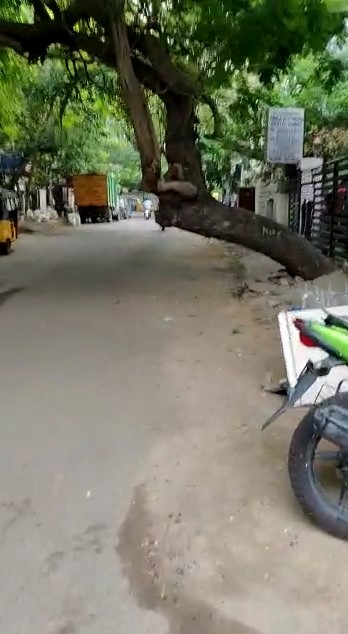
#> input picture test.jpg, 348 x 634 px
$ python -i kinectv1.py   (imports and definitions only)
#> lines starting #> are read from the running program, lines starting #| are printed output that depends on the picture; after the words box and inside, x2 and y2 are one past the last pixel; in counts of white or black regions, pixels touching at a corner belong together
import freenect
import cv2
import numpy as np

def get_vid():
	array, _ = freenect.sync_get_video()
	array = cv2.cvtColor(array, cv2.COLOR_RGB2BGR)
	return array

def get_depth():
	array, _ = freenect.sync_get_depth()
	array = array.astype(np.uint8)
	return array

def watershed(frame):
	ret, thresh = cv2.threshold(frame, 0, 255, cv2.THRESH_BINARY_INV+cv2.THRESH_OTSU)
	kernel = np.ones((3,3), np.uint8)
	opening = cv2.morphologyEx(thresh, cv2.MORPH_OPEN, kernel, iterations = 2)

	sure_bg = cv2.dilate(opening, kernel, iterations=3)

	dist_transform = cv2.distanceTransform(opening, cv2.DIST_L2,5)
	ret, sure_fg=cv2.threshold(dist_transform,0.7*dist_transform.max(),255,0)

	sure_fg=np.uint8(sure_fg)
	unknown=cv2.subtract(sure_bg,sure_fg)

	ret, markers=cv2.connectedComponents(sure_fg)

	markers=markers+1

	markers[unknown==255]=0

	#markers=cv2.watershed(frame,markers)
	#frame[markers==-1]=[255,0,0]

	return thresh


def agt(frame):
	th1=cv2.adaptiveThreshold(frame, 255, cv2.ADAPTIVE_THRESH_GAUSSIAN_C, \
	cv2.THRESH_BINARY ,11,2)
	return th1


# [11 lines not run here, left out]

>>> import cv2
>>> picture = cv2.imread('../test.jpg', cv2.IMREAD_GRAYSCALE)
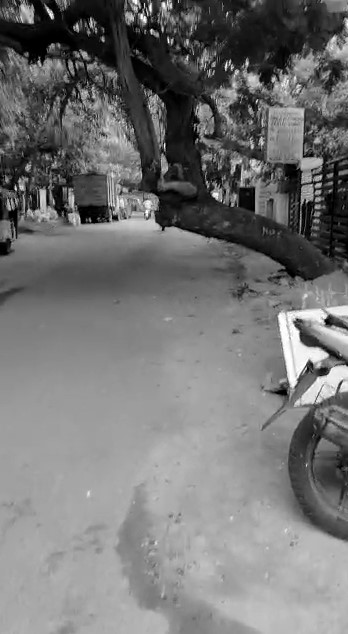
#> picture: shape (634, 348); min 0, max 255, mean 116.5
>>> result = watershed(picture)
#> in watershed, `ret, thresh = cv2.threshold(frame, 0, 255, cv2.THRESH_BINARY_INV+cv2.T..`:
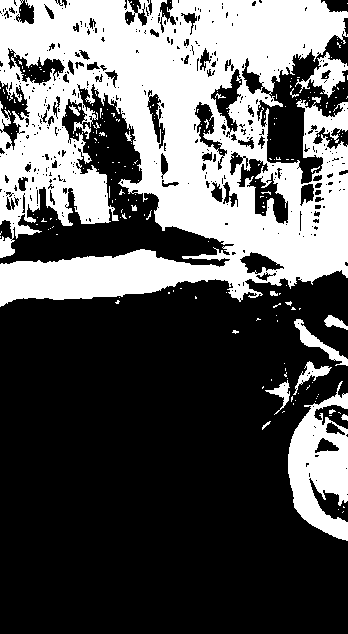
#> thresh: shape (634, 348); 35.4% white; 221 white regions (203 under 20 px), largest, box (x1, y1, x2, y2) and area: (0, 0, 348, 307) 69443, (288, 381, 348, 541) 5473, (295, 52, 348, 98) 895
#> in watershed, `ret, thresh = cv2.threshold(frame, 0, 255, cv2.THRESH_BINARY_INV+cv2.T..`: ret = 101
#> in watershed, `opening = cv2.morphologyEx(thresh, cv2.MORPH_OPEN, kernel, iterations ..`: opening: shape (634, 348); 31.5% white; 40 white regions (3 under 20 px), largest, box (x1, y1, x2, y2) and area: (0, 0, 348, 306) 59066, (288, 409, 348, 540) 4906, (230, 85, 271, 124) 773
#> in watershed, `sure_bg = cv2.dilate(opening, kernel, iterations=3)`: sure_bg: shape (634, 348); 41.3% white; 8 white regions, largest, box (x1, y1, x2, y2) and area: (0, 0, 348, 309) 80478, (285, 391, 348, 543) 6955, (299, 57, 348, 95) 1247
#> in watershed, `dist_transform = cv2.distanceTransform(opening, cv2.DIST_L2,5)`:
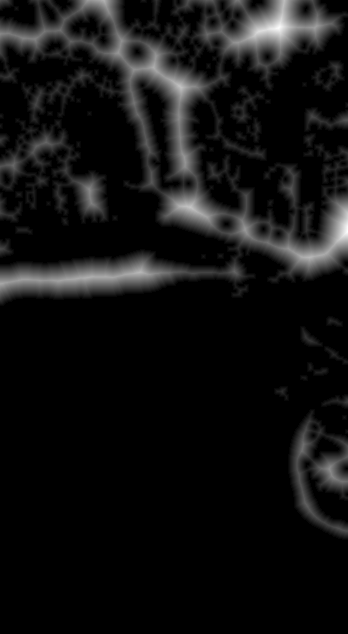
#> dist_transform: shape (634, 348) float32; min 0, max 30.59, mean 2.1; drawn with min black and max white
#> in watershed, `ret, sure_fg=cv2.threshold(dist_transform,0.7*dist_transform.max(),255..`:
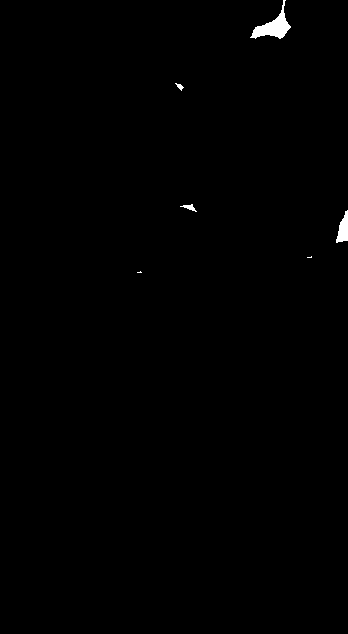
#> sure_fg: shape (634, 348) float32; 0.42% white; 6 white regions (2 under 20 px), largest, box (x1, y1, x2, y2) and area: (250, 0, 291, 39) 576, (336, 210, 348, 243) 243, (180, 204, 197, 212) 55, (175, 83, 184, 91) 31
#> in watershed, `ret, sure_fg=cv2.threshold(dist_transform,0.7*dist_transform.max(),255..`: ret = 21.41
#> in watershed, `unknown=cv2.subtract(sure_bg,sure_fg)`:
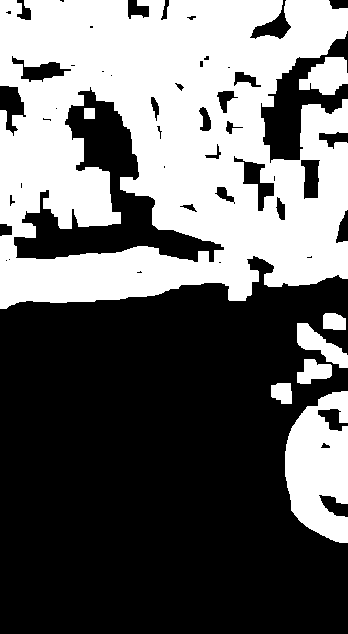
#> unknown: shape (634, 348); 40.9% white; 8 white regions, largest, box (x1, y1, x2, y2) and area: (0, 0, 348, 309) 79561, (285, 391, 348, 543) 6955, (299, 57, 348, 95) 1247
#> in watershed, `ret, markers=cv2.connectedComponents(sure_fg)`: markers: shape (634, 348) int32; 7 distinct labels, from 0 to 6
#> in watershed, `ret, markers=cv2.connectedComponents(sure_fg)`: ret = 7
#> in watershed, `markers=markers+1`:
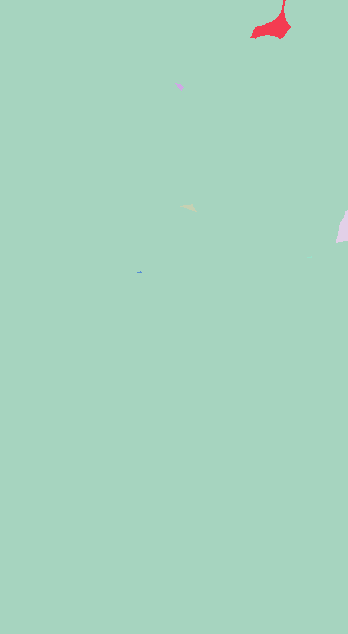
#> markers: shape (634, 348) int32; 7 distinct labels, from 1 to 7; one colour per label, 0 black
#> in watershed, `markers[unknown==255]=0`:
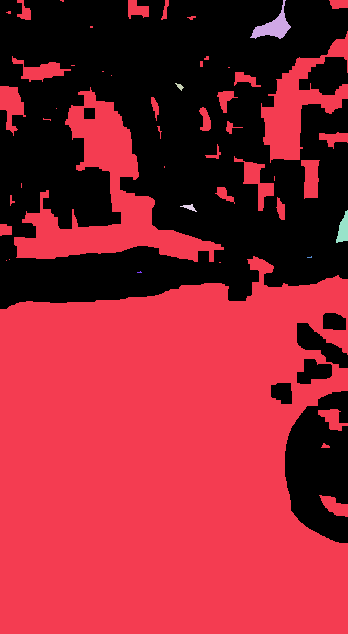
#> markers: shape (634, 348) int32; 8 distinct labels, from 0 to 7; one colour per label, 0 black
